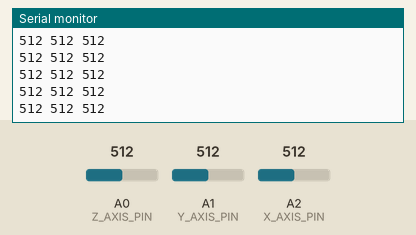
Recording of a sketch running on a simulated Arduino Uno, built with avr-gcc and run on an emulated ATmega328P. On the bench: the last lines printed to the serial monitor. Inputs (shaded band) come from the test bench; at power-on: A0 (Z_AXIS_PIN) = 512, A1 (Y_AXIS_PIN) = 512, A2 (X_AXIS_PIN) = 512.

Above: at 8.7 s.
8.8 s: A0 (Z_AXIS_PIN) set to 104
At 8.88 s:
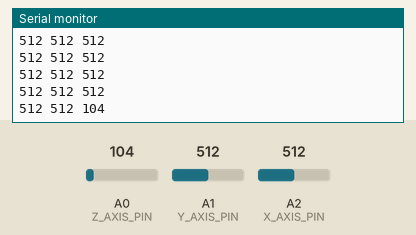
11.8 s: A0 (Z_AXIS_PIN) set to 90
At 11.8 s:
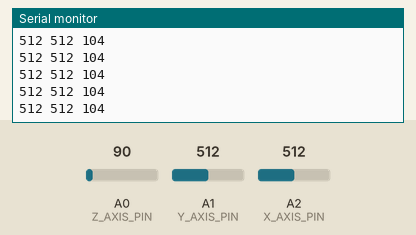
Timing chart, 0 to 14.3 s (numbered marks = the images above; inputs shaded):
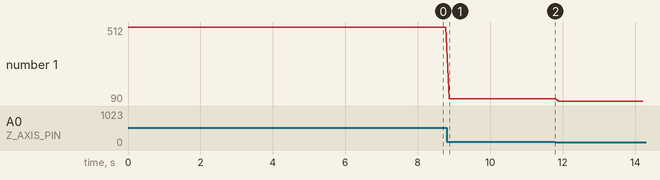

Measured:
- after the input at 8.8 s, the serial monitor: prints a new line after 0.07 s (image 1)
- plotted number 1: 512 → 104 after the input at 8.8 s, 104 → 90 after the input at 11.8 s

The sketch:

Accelerometer.ino
```cpp
const unsigned X_AXIS_PIN = 2;
const unsigned Y_AXIS_PIN = 1;
const unsigned Z_AXIS_PIN = 0;

void setup() {
  Serial.begin(9600);
}

void loop() {
  Serial.print(analogRead(X_AXIS_PIN));
  Serial.print(" ");
  Serial.print(analogRead(Y_AXIS_PIN));
  Serial.print(" ");
  Serial.println(analogRead(Z_AXIS_PIN));
  delay(100);
}
```
